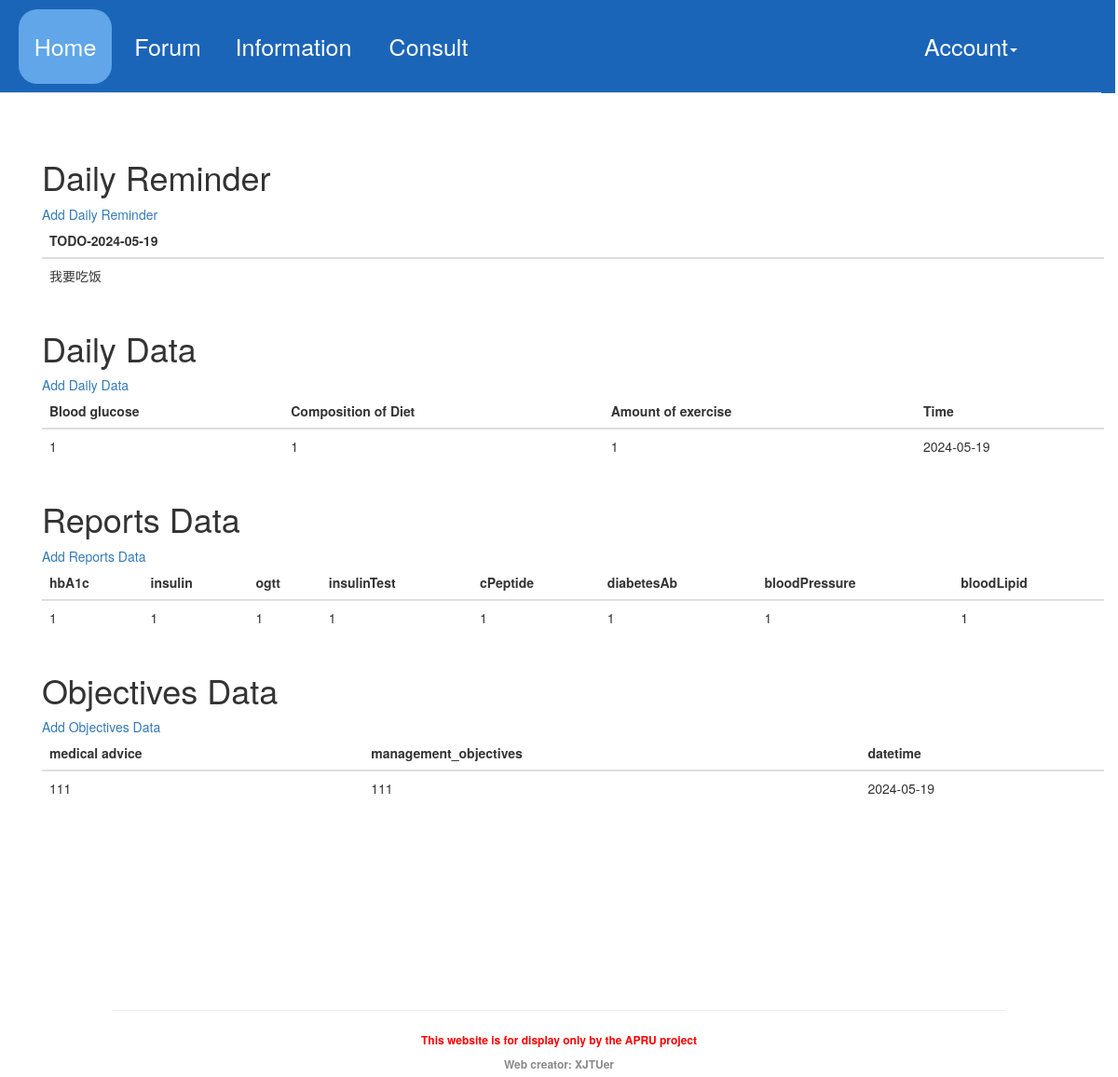
Page /personCenter on the earlier database version.
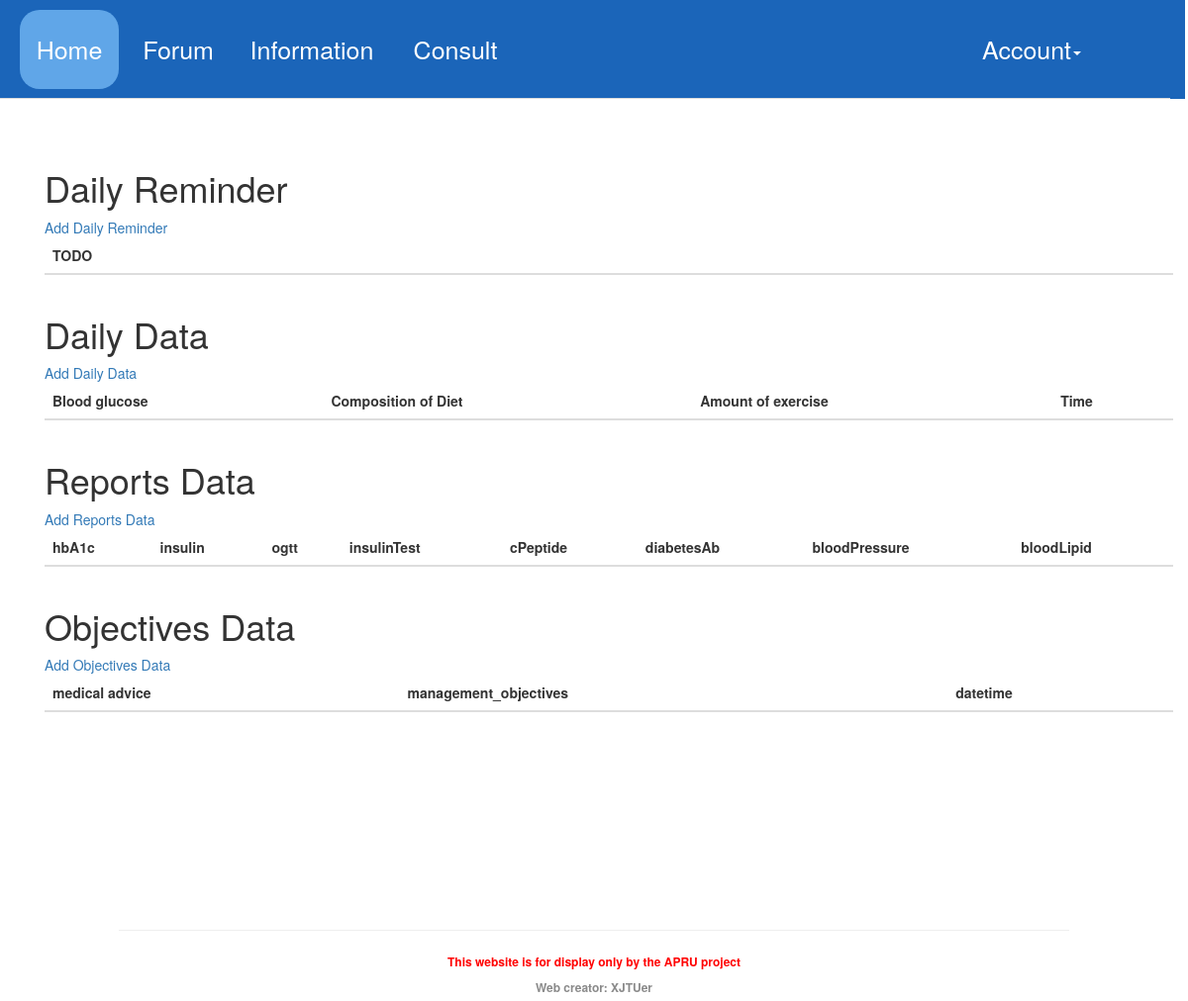
Same page on the later database version.
### appdir/models.py (models this page shows)
class DailyReminder(db.Model):
    id = db.Column(db.Integer, primary_key=True)
    datetime = db.Column(db.DateTime)
    user_id = db.Column(db.Integer, db.ForeignKey('user.id'))
    reminder = db.Column(db.String(100), index=True)

class Objectives(db.Model):
    id = db.Column(db.Integer, primary_key=True)
    datetime = db.Column(db.DateTime)
    user_id = db.Column(db.Integer, db.ForeignKey('user.id'))
    medical_advice = db.Column(db.String(100), index=True)
    management_objectives = db.Column(db.String(100), index=True)

### appdir/routes.py (the view)
@app.route('/personCenter', methods=['GET', 'POST'])
def personCenter():  # put application's code here
    reminder_data = getDailyReminder()
    daily_data = getDailyData()
    report_data = getReportData()
    objectives_data = getObjectivesData()
    return render_template('personCenter.html',
                           reminder_data=reminder_data,
                           daily_data=daily_data,
                           report_data=report_data,
                           objectives_data=objectives_data)

### appdir/utils/util.py (called while the page is built)
def getDailyReminder():
    try:
        reminders = DailyReminder.query.order_by(desc(DailyReminder.datetime)).first()
        datetime = str(reminders.datetime)
        datetime = datetime.split(" ")[0]
        reminders_data = [{
            'id': reminders.id,
            'datetime': datetime,
            'user_id': reminders.user_id,
            'reminder': reminders.reminder
        }]
        return reminders_data
    except:
        return []

def getObjectivesData():
    try:
        Datas = Objectives.query.all()
        data = []
        for item in Datas:
            datetime = str(item.datetime)
            datetime = datetime.split(" ")[0]
            data.append({
                'id': item.id,
                'datetime': datetime,
                'medical_advice': item.medical_advice,
                'management_objectives': item.management_objectives
            })
        return data
    except:
        return []

### appdir/templates/personCenter.html (shortened to what the changed rows need)
{% extends 'base.html' %}
{% block content %}
    <div class="container" style="margin-top:150px">
        <div class="row clearfix">
            <div class="col-md-12 column">
                <div class="container">
                    <h1>Daily Reminder</h1>
                    <table class="table">
                        <thead>
                        <tr>
                            {% if not reminder_data %}
                                <th>TODO</th>
                            {% else %}
                                <th>TODO-{{ reminder_data[0].datetime }}</th>
                            {% endif %}
                        </tr>
                        </thead>
                        <tbody>
                        {% for item in reminder_data %}
                            <tr>
                                <td>{{ item.reminder }}</td>
                            </tr>
                        {% endfor %}
                        </tbody>
                    </table>
                </div>
            </div>
            <div class="col-md-12 column">
                <div class="container">
                    <h1>Daily Data</h1>
                    <table class="table">
                        <thead>
                        <tr>
                            <th>Blood glucose</th>
                            <th>Composition of Diet</th>
                            <th>Amount of exercise</th>
                            <th>Time</th>
                        </tr>
                        </thead>
                        <tbody>
                        {% for item in daily_data %}
                            <tr>
                                <td>{{ item.blood_glucose }}</td>
                                <td>{{ item.amount_of_exercise }}</td>
                                <td>{{ item.composition_of_Diet }}</td>
                                <td>{{ item.datetime }}</td>
                            </tr>
                        {% endfor %}
                        </tbody>
                    </table>
                </div>
            </div>
            <div class="col-md-12 column">
                <div class="container">
                    <h1>Reports Data</h1>
                    <table class="table">
                        <thead>
                        <tr>
                            <th>hbA1c</th>
                            <th>insulin</th>
                            <th>ogtt</th>
                            <th>insulinTest</th>
                            <th>cPeptide</th>
                            <th>diabetesAb</th>
                            <th>bloodPressure</th>
                            <th>bloodLipid</th>
                        </tr>
                        </thead>
                        <tbody>
                        {% for item in report_data %}
                            <tr>
                                <td>{{ item.hbA1c }}</td>
                                <td>{{ item.insulin }}</td>
                                <td>{{ item.ogtt }}</td>
                                <td>{{ item.insulinTest }}</td>
                                <td>{{ item.cPeptide }}</td>
                                <td>{{ item.diabetesAb }}</td>
                                <td>{{ item.bloodPressure }}</td>
                                <td>{{ item.bloodLipid }}</td>
                            </tr>
                        {% endfor %}
                        </tbody>
                    </table>
                </div>
            </div>
            <div class="col-md-12 column">
                <div class="container">
                    <h1>Objectives Data</h1>
                    <table class="table">
                        <thead>
                        <tr>
                            <th>medical advice</th>
                            <th>management_objectives</th>
                            <th>datetime</th>
                        </tr>
                        </thead>
                        <tbody>
                        {% for item in objectives_data %}
                            <tr>
                                <td>{{ item.medical_advice }}</td>
                                <td>{{ item.management_objectives }}</td>
                                <td>{{ item.datetime }}</td>
                            </tr>
                        {% endfor %}
                        </tbody>
                    </table>
                </div>
            </div>
        </div>
    </div>
{% endblock %}

Differences in the rows shown:
removed DailyReminder: reminder "我要吃饭"
removed Objectives: medical_advice "111", management_objectives "111", datetime "2024-05-19"
Other differences:
{{ reminder_data[0].datetime }}: "2024-05-19" → (not shown)
text no longer shown: "TODO-"
text now shown: "TODO"
list line gone: "1 1 1 2024-05-19"
list line gone: "1 1 1 1 1 1 1 1"
